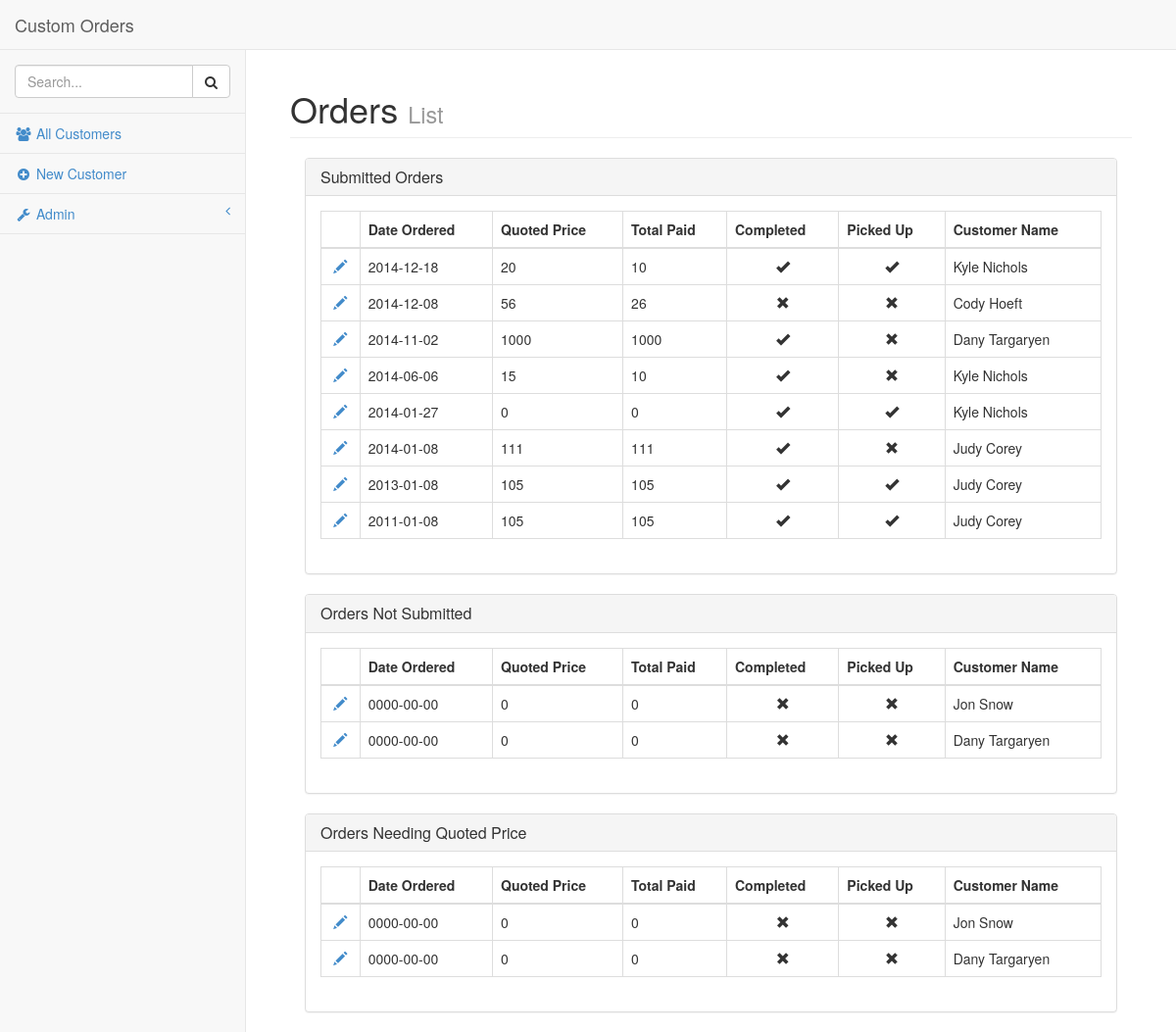
Page /listorders.php on the committed database.
### tables this page shows
CREATE TABLE IF NOT EXISTS `Order` (
  `OrderID` mediumint(9) NOT NULL AUTO_INCREMENT,
  `DateOrdered` date NOT NULL,
  `QuotedPrice` double(10,5) NOT NULL,
  `TotalPaid` double(10,5) NOT NULL,
  `CustomerID` mediumint(9) NOT NULL,
  `Complete` tinyint(1) NOT NULL,
  `PickedUp` tinyint(1) NOT NULL,
  PRIMARY KEY (`OrderID`),
  KEY `CustomerID` (`CustomerID`)
);

### inc/global.php (called while the page is built, shortened)
<?php
	$website_name = "Custom Orders";
         ?>

### inc/sql_queries.php (called while the page is built, shortened)
<?php
require_once("global.php");
function openconnection() {
	global $db_host;
	global $db_user;
	global $db_pass;
	global $db_data;
    $connection = new mysqli($db_host, $db_user, $db_pass, $db_data);
    return $connection;
}
function select_all_orders()
{
	if ($con = openconnection())
	{
		if ($query = $con->prepare("SELECT * FROM `Order`, Customer
			WHERE Customer.CustomerID = `Order`.CustomerID
			ORDER BY `Order`.DateOrdered DESC"))
		{
			$query->execute();
		}
		$response = $query->get_result();
		while($row = $response->fetch_assoc())
			$result[] = $row;
		if(isset($result))
			return $result;
		else
			return NULL;
	}
}
?>

### listorders.php (the view, shortened to what this page needs)
<?php
	$page_title = "Orders";
	$page_subtitle = "List";
    include("templates/header.php");
	include("inc/sql_queries.php");
    function echo_data($data, $item) {
        if(isset($data[$item])) {
            echo $data[$item];
        }
    }
?>
<?php
    $data = select_all_orders();
	$submitted = array();
	$notsubmitted = array();
	$needquote = array();
	foreach($data as $item) {
		if($item['DateOrdered']=="0000-00-00") {
			$notsubmitted[] = $item;
		}
		else {
			$submitted[] = $item;
		}
		if($item['QuotedPrice']=="0" && !$item["Complete"]) {
			$needquote[] = $item;
		}
	}
?>
<div class="col-lg-12">
	<div class="panel panel-default">
		<div class="panel-heading">
			<h3 class="panel-title">Submitted Orders</h3>
		</div>
        <div class="panel-body">
<?php
    if(count($submitted)):
?>
        <table class="table table-bordered table-hover">
            <thead>
                <tr>
                    <th></th>
                    <th>Date Ordered</th>
                    <th>Quoted Price</th>
                    <th>Total Paid</th>
                    <th>Completed</th>
                    <th>Picked Up</th>
                    <th>Customer Name</th>
                </tr>
            </thead>
            <tbody>
<?php
        foreach($submitted as $row):
            $rowlink = "editorder.php?admin&OrderID=".$row['OrderID'];
?>
                <tr data-href="<?php echo $rowlink; ?>">
                    <td class="text-center"><a href="<?php echo $rowlink; ?>"><span class="glyphicon glyphicon-pencil"></span></a></td>
                    <td><?php echo_data($row, 'DateOrdered'); ?></td>
                    <td><?php echo_data($row, 'QuotedPrice'); ?></td>
                    <td><?php echo_data($row, 'TotalPaid'); ?></td>
					<td class="text-center"><span class="glyphicon <?php echo $row['Complete'] ? "glyphicon-ok" : "glyphicon-remove"; ?>"></span></td>
                    <td class="text-center"><span class="glyphicon <?php echo $row['PickedUp'] ? "glyphicon-ok" : "glyphicon-remove"; ?>"></span></td>
                    <td><?php echo_data($row, 'Name'); ?></td>
                </tr>
<?php
        endforeach;
?>
        </table>
<?php
    else:
?>
        <p>There are no Submitted Orders Yet</p>
<?php
    endif;
?>
		</div>
	</div>
</div>
<div class="col-lg-12">
	<div class="panel panel-default">
		<div class="panel-heading">
			<h3 class="panel-title">Orders Not Submitted</h3>
		</div>
        <div class="panel-body">
<?php
    if(count($notsubmitted)):
?>
        <table class="table table-bordered table-hover">
            <thead>
                <tr>
                    <th></th>
                    <th>Date Ordered</th>
                    <th>Quoted Price</th>
                    <th>Total Paid</th>
                    <th>Completed</th>
                    <th>Picked Up</th>
                    <th>Customer Name</th>
                </tr>
            </thead>
            <tbody>
<?php
        foreach($notsubmitted as $row):
            $rowlink = "editorder.php?admin&OrderID=".$row['OrderID'];
?>
                <tr data-href="<?php echo $rowlink; ?>">
                    <td class="text-center"><a href="<?php echo $rowlink; ?>"><span class="glyphicon glyphicon-pencil"></span></a></td>
                    <td><?php echo_data($row, 'DateOrdered'); ?></td>
                    <td><?php echo_data($row, 'QuotedPrice'); ?></td>
                    <td><?php echo_data($row, 'TotalPaid'); ?></td>
					<td class="text-center"><span class="glyphicon <?php echo $row['Complete'] ? "glyphicon-ok" : "glyphicon-remove"; ?>"></span></td>
                    <td class="text-center"><span class="glyphicon <?php echo $row['PickedUp'] ? "glyphicon-ok" : "glyphicon-remove"; ?>"></span></td>
                    <td><?php echo_data($row, 'Name'); ?></td>
                </tr>
<?php
        endforeach;
?>
        </table>
<?php
    else:
?>
        <p>There are no orders that haven't been submitted</p>
<?php
    endif;
?>
		</div>
	</div>
</div>
<div class="col-lg-12">
	<div class="panel panel-default">
		<div class="panel-heading">
			<h3 class="panel-title">Orders Needing Quoted Price</h3>
		</div>
        <div class="panel-body">
<?php
    if(count($needquote)):
?>
        <table class="table table-bordered table-hover">
            <thead>
                <tr>
                    <th></th>
                    <th>Date Ordered</th>
                    <th>Quoted Price</th>
                    <th>Total Paid</th>
                    <th>Completed</th>
                    <th>Picked Up</th>
                    <th>Customer Name</th>
                </tr>
            </thead>
            <tbody>
<?php
        foreach($needquote as $row):
            $rowlink = "editorder.php?admin&OrderID=".$row['OrderID'];
?>
                <tr data-href="<?php echo $rowlink; ?>">
                    <td class="text-center"><a href="<?php echo $rowlink; ?>"><span class="glyphicon glyphicon-pencil"></span></a></td>
                    <td><?php echo_data($row, 'DateOrdered'); ?></td>
                    <td><?php echo_data($row, 'QuotedPrice'); ?></td>
                    <td><?php echo_data($row, 'TotalPaid'); ?></td>
					<td class="text-center"><span class="glyphicon <?php echo $row['Complete'] ? "glyphicon-ok" : "glyphicon-remove"; ?>"></span></td>
                    <td class="text-center"><span class="glyphicon <?php echo $row['PickedUp'] ? "glyphicon-ok" : "glyphicon-remove"; ?>"></span></td>
                    <td><?php echo_data($row, 'Name'); ?></td>
                </tr>
<?php
        endforeach;
?>
        </table>
<?php
    else:
?>
        <p>All Orders have Quoted Prices</p>
<?php
    endif;
?>
		</div>
	</div>
</div>
<?php
	include("templates/footer.php");
?>

### templates/header.php (shortened to what this page needs)
<?php require_once("inc/global.php"); ?>
<!DOCTYPE html>
 <html lang="en" class="no-js">
<head>
    <link href="css/bootstrap.min.css" rel="stylesheet">
    <link href="css/plugins/metisMenu/metisMenu.min.css" rel="stylesheet">
    <link href="css/sb-admin-2.css" rel="stylesheet">
    <link href="css/main.css" rel="stylesheet">
    <link href="font-awesome-4.1.0/css/font-awesome.min.css" rel="stylesheet" type="text/css">
</head>
<body>
    <div id="wrapper">
		<?php include("templates/navigation.php"); ?>
        <div id="page-wrapper">
            <div class="container-fluid">
                <div class="row">
                    <div class="col-lg-12">
                        <h1 class="page-header"><?php echo $page_title; ?> <small><?php echo $page_subtitle; ?></small></h1>
                    </div>
                </div>
				<div>

### templates/navigation.php (shortened to what this page needs)
<nav class="navbar navbar-default navbar-static-top" role="navigation" style="margin-bottom: 0">
    <div class="navbar-header">
        <a class="navbar-brand" href="."><?php echo $website_name; ?></a>
    </div>
    <div class="navbar-default sidebar" role="navigation">
        <div class="sidebar-nav navbar-collapse">
            <ul class="nav" id="side-menu">
                <li class="sidebar-search">
                    <div class="input-group custom-search-form">
                        <input type="text" class="form-control" placeholder="Search...">
                        <span class="input-group-btn">
                            <button class="btn btn-default" type="button">
                                <i class="fa fa-search"></i>
                            </button>
                        </span>
                    </div>
                </li>
                <li>
                    <a href="listcustomer.php"><i class="fa fa-users fa-fw"></i> All Customers</a>
                </li>
                <li>
                    <a href="editcustomer.php"><i class="fa fa-plus-circle fa-fw"></i> New Customer</a>
                </li>
                <li>
                    <a href="listorders.php"><i class="fa fa-wrench fa-fw"></i> Admin<span class="fa arrow"></span></a>
                </li>
            </ul>
        </div>
    </div>
</nav>

### templates/footer.php (shortened to what this page needs)
                </div>
            </div>
        </div>
    </div>
</body>
</html>

### css/sb-admin-2.css (style rules this page uses)
body { background-color: #f8f8f8; }
#wrapper { width: 100%; }
#page-wrapper { padding: 0 15px; min-height: 568px; background-color: #fff; }
@media (min-width:768px) { #page-wrapper { position: inherit; margin: 0 0 0 250px; padding: 0 30px; border-left: 1px solid #e7e7e7; } }
.sidebar .sidebar-nav.navbar-collapse { padding-right: 0; padding-left: 0; }
.sidebar .sidebar-search { padding: 15px; }
.sidebar ul li { border-bottom: 1px solid #e7e7e7; }
.sidebar .arrow { float: right; }
.sidebar .fa.arrow:before { content: "\f104"; }
@media (min-width:768px) { .sidebar { z-index: 1; position: absolute; width: 250px; margin-top: 51px; } }

### rows in the picture
order: DateOrdered "2014-12-18 20 10 Kyle Nichols", Complete 1 (drawn), PickedUp 1 (drawn)
order: DateOrdered "2014-12-08 56 26 Cody Hoeft", Complete 0 (drawn), PickedUp 0 (drawn)
order: DateOrdered "2014-11-02 1000 1000 Dany Targaryen", Complete 1 (drawn), PickedUp 0 (drawn)
order: DateOrdered "2014-06-06 15 10 Kyle Nichols", Complete 1 (drawn), PickedUp 0 (drawn)
order: DateOrdered "2014-01-27 0 0 Kyle Nichols", Complete 1 (drawn), PickedUp 1 (drawn)
order: DateOrdered "2014-01-08 111 111 Judy Corey", Complete 1 (drawn), PickedUp 0 (drawn)
order: DateOrdered "2013-01-08 105 105 Judy Corey", Complete 1 (drawn), PickedUp 1 (drawn)
order: DateOrdered "2011-01-08 105 105 Judy Corey", Complete 1 (drawn), PickedUp 1 (drawn)
order: DateOrdered "0000-00-00 0 0 Jon Snow", Complete 0 (drawn), PickedUp 0 (drawn)
order: DateOrdered "0000-00-00 0 0 Dany Targaryen", Complete 0 (drawn), PickedUp 0 (drawn)

### other values in the picture
$website_name "Custom Orders"
$page_title "Orders"
$page_subtitle "List"
